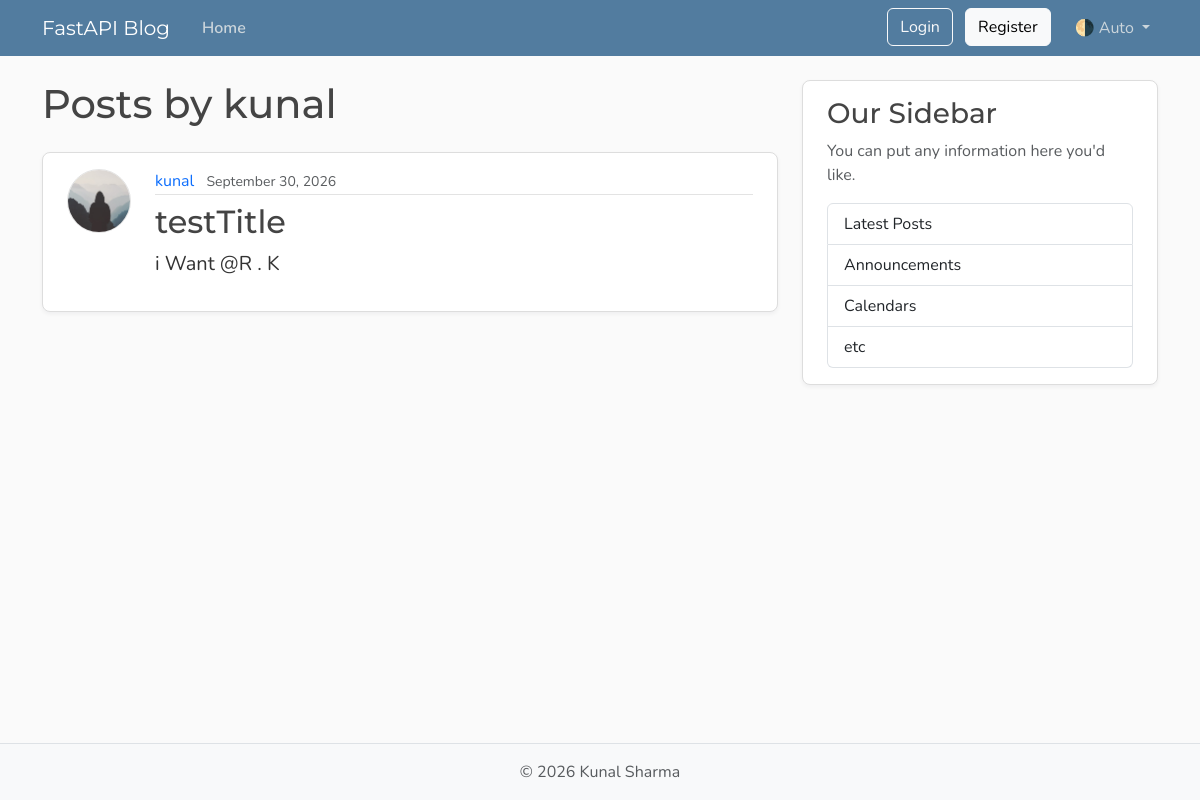
Before: /users/1/posts with the older database file.
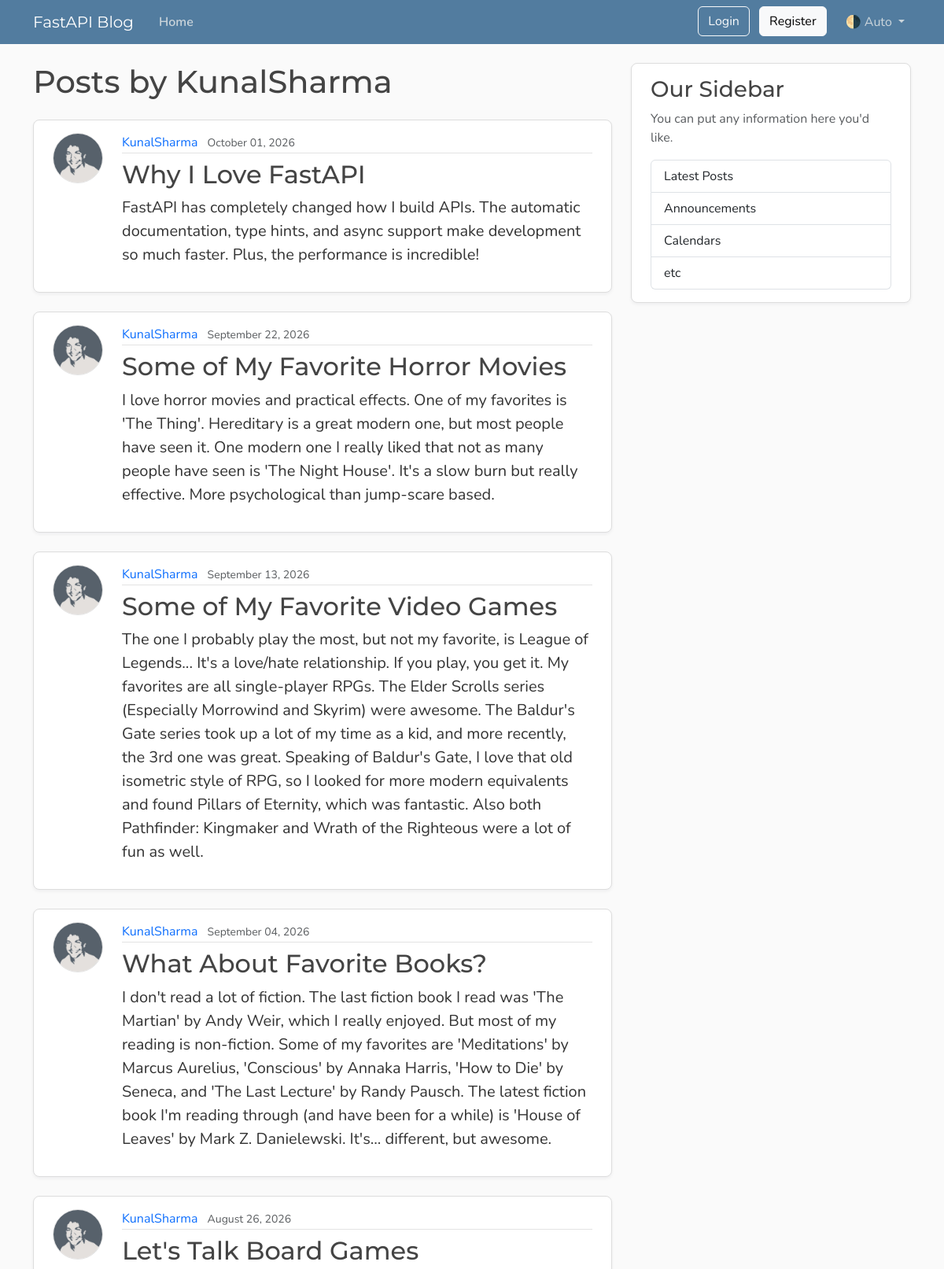
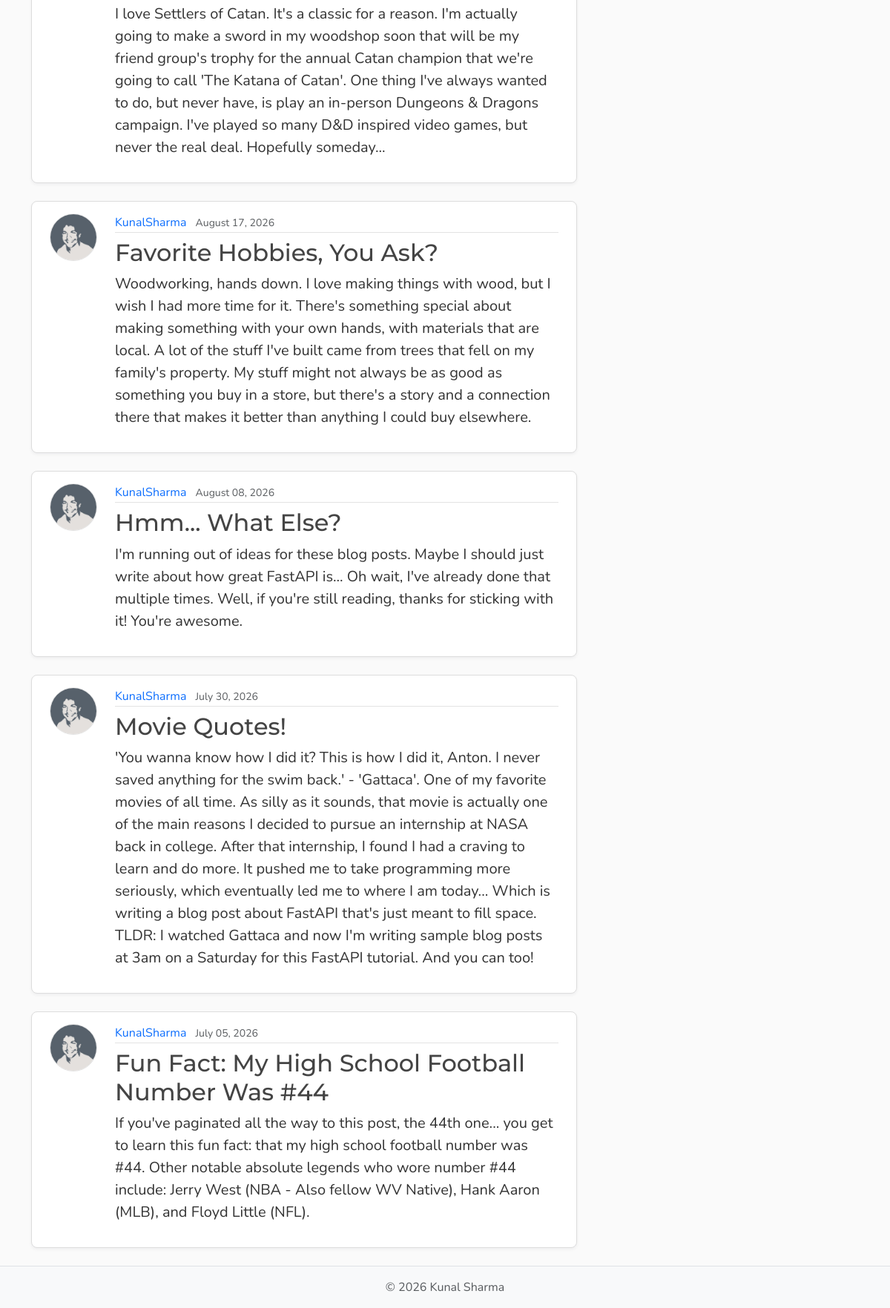
After: the same page with the newer database file (2 pictures, top to bottom).
### model.py (models this page shows, shortened)
class User(Base):
    __tablename__ = "users"
    id : Mapped[int] = mapped_column(Integer , primary_key=True , index=True)
    username : Mapped[str] = mapped_column(String(50) , unique=True ,nullable=False)
    email : Mapped[str] = mapped_column(String , unique=True , nullable=False)
    password_hash: Mapped[str] = mapped_column(String(200), nullable=False)
    image_file: Mapped[str | None]= mapped_column(
        String(200),
        nullable=True,
        default=None,
    )
    posts:Mapped[list[Post]] =  relationship(
                                back_populates="author",
                                cascade="all ,delete-orphan"
                                )

class Post(Base):
    __tablename__ = "posts"
    id: Mapped[int] = mapped_column(Integer, primary_key=True , index = True)
    title : Mapped[str] = mapped_column(String , nullable=False)
    content: Mapped[str] = mapped_column(TEXT , nullable=False)
    user_id: Mapped[int] = mapped_column(
        ForeignKey("users.id"),
        index=True,
        nullable=False )
    date_posted : Mapped[datetime] = mapped_column(
    DATETIME(timezone = True),
    default= lambda :datetime.now(UTC),
    )
    author : Mapped[User] = relationship(back_populates="posts")

### main.py (the view)
@app.get("/users/{user_id}/posts", name="user_posts")
async def user_post_page(request: Request, user_id: int, db: Annotated[AsyncSession, Depends(get_db)]):
    result = await db.execute(select(model.User).where(model.User.id == user_id))
    user = result.scalars().first()
    if not user:
        raise HTTPException(
            status_code=status.HTTP_404_NOT_FOUND,
            detail="User not found",
        )
    count_result = await db.execute(
        select(func.count())
        .select_from(model.Post)
        .where(model.Post.user_id == user_id)
    )
    total = count_result.scalar() or 0
    result = await db.execute(
        select(model.Post)
        .options(selectinload(model.Post.author))
        .where(model.Post.user_id == user_id)
        .order_by(model.Post.date_posted.desc())
        .limit(settings.posts_per_page)
    )
    posts = result.scalars().all()
    has_more = len(posts) < total
    return templates.TemplateResponse(
        request,
        "user_post.html",
        {
            "posts": posts,
            "user": user,
            "title": f"{user.username}'s posts",
            "limit": settings.posts_per_page,
            "has_more": has_more,
        },
    )

### templates/user_post.html (shortened to what this page needs)
{% extends "layout.html" %}
{% block content %}
    <h1 class="mb-4">Posts by {{ user.username }}</h1>
    <div id="postsContainer">
        {% for post in posts %}
            <article class="content-section py-3 px-4 mb-4">
                <div class="d-flex align-items-start gap-4">
                    <img class="rounded-circle article-img flex-shrink-0"
                         src="{{ post.author.image_path }}"
                         alt="{{ post.author.username }}'s profile picture"
                         width="64"
                         height="64"
                         loading="lazy">
                    <div class="flex-grow-1">
                        <div class="article-metadata mb-2">
                            <a class="me-2"
                               href="{{ url_for('user_posts', user_id=post.author.id) }}">{{ post.author.username }}</a>
                            <small class="text-body-secondary">{{ post.date_posted.strftime("%B %d, %Y") }}</small>
                        </div>
                        <h2>
                            <a class="article-title"
                               href="{{ url_for('post_page', post_id=post.id) }}">{{ post.title }}</a>
                        </h2>
                        <p class="article-content">{{ post.content }}</p>
                    </div>
                </div>
            </article>
        {% else %}
            <p class="text-body-secondary">No posts by this user yet.</p>
        {% endfor %}
    </div>
{% endblock content %}

### templates/layout.html (shortened to what this page needs)
<!DOCTYPE html>
<html lang="en">
    <head>
        <link href="https://cdn.jsdelivr.net/npm/bootstrap@5.3.8/dist/css/bootstrap.min.css"
              rel="stylesheet"
>
        <link rel="stylesheet"
              type="text/css"
              href="{{ url_for("static", path='css/main.css') }}">
    </head>
    <body class="d-flex flex-column min-vh-100">
        <header class="site-header">
            <nav class="navbar navbar-expand-md bg-steel fixed-top"
                 data-bs-theme="dark">
                <div class="container">
                    <a class="navbar-brand me-4" href="{{ url_for("home") }}">FastAPI Blog</a>
                    <div class="collapse navbar-collapse" id="navbarToggle">
                        <div class="navbar-nav me-auto">
                            <a class="nav-link active"
                               aria-current="page"
                               href="{{ url_for("home") }}">Home</a>
                        </div>
                        <div class="navbar-nav">
                            <div id="loggedOutNav">
                                <a class="btn btn-outline-light mb-2 mb-md-0 me-md-2"
                                   href="{{ url_for("login_page") }}">Login</a>
                                <a class="btn btn-light mb-2 mb-md-0 me-md-3"
                                   href="{{ url_for("register_page") }}">Register</a>
                            </div>
                            <div class="nav-item dropdown">
                                <a class="nav-link dropdown-toggle"
                                   href="#"
                                   role="button"
                                   id="bd-theme"
                                   data-bs-toggle="dropdown"
                                   aria-expanded="false">
                                    <span id="bd-theme-text">🌗 Auto</span>
                                </a>
                            </div>
                        </div>
                    </div>
                </div>
            </nav>
        </header>
        <main role="main" class="container">
            <div class="row">
                <div class="col-md-8">
                    {% block content %}
                    {% endblock content %}
                </div>
                <aside class="col-md-4">
                    <div class="content-section py-3 px-4 mb-4">
                        <h3>Our Sidebar</h3>
                        <p class="text-body-secondary">You can put any information here you'd like.</p>
                        <ul class="list-group">
                            <li class="list-group-item">Latest Posts</li>
                            <li class="list-group-item">Announcements</li>
                            <li class="list-group-item">Calendars</li>
                            <li class="list-group-item">etc</li>
                        </ul>
                    </div>
                </aside>
            </div>
        </main>
        <footer class="mt-auto py-3 bg-body-tertiary border-top">
            <div class="container text-center">
                <p class="text-body-secondary mb-0">
                    © <span id="year"></span> Kunal Sharma
                </p>
            </div>
        </footer>
    </body>
</html>

### static/css/main.css (style rules this page uses)
:root { --font-heading: "Montserrat", system-ui, -apple-system, BlinkMacSystemFont, sans-serif; --font-body: "Nunito", system-ui, -apple-system, BlinkMacSystemFont, sans-serif; --color-bg-body: #fafafa; --color-bg-content: #ffffff; --color-text-primary: #333333; --color-text-heading: #444444; --color-steel: #527c9f; --color-nav-link: #cbd5db; --color-nav-link-hover: #ffffff; --color-link-hover: #428bca; --color-border: #dddddd; --color-border-light: #e3e3e3; --spacing-xl: 5rem; --article-img-size: 4rem; --account-img-size: 7.813rem; }
body { font-family: var(--font-body); background: var(--color-bg-body); color: var(--color-text-primary); }
main { padding-top: var(--spacing-xl); }
h1, h2, h3, h4, h5, h6 { font-family: var(--font-heading); color: var(--color-text-heading); }
.navbar-brand { font-family: var(--font-heading); }
a { text-decoration: none; }
.bg-steel { background-color: var(--color-steel); }
.site-header .navbar-nav .nav-link { color: var(--color-nav-link); transition: color 0.2s ease-in-out; }
.site-header .navbar-nav .nav-link.active { font-weight: 600; }
.content-section { background: var(--color-bg-content); border: 1px solid var(--color-border); border-radius: 0.5rem; box-shadow: 0 2px 4px rgba(15, 23, 42, 0.05); transition: box-shadow 0.15s ease, transform 0.15s ease, border-color 0.15s ease; }
.article-title { color: var(--color-text-heading); transition: color 0.2s ease-in-out; }
.article-content { white-space: pre-line; font-size: 1.25rem; }
.article-img { height: var(--article-img-size); width: var(--article-img-size); flex-shrink: 0; object-fit: cover; border: 1px solid var(--color-border-light); box-shadow: 0 0 0 2px var(--color-bg-content); }
.article-metadata { padding-bottom: 0.063rem; border-bottom: 1px solid var(--color-border-light); }
.article-metadata a { transition: color 0.2s ease-in-out; }
[data-bs-theme="dark"] { --color-bg-body: #1a1a1a; --color-bg-content: #2d2d2d; --color-text-primary: #e0e0e0; --color-text-heading: #f0f0f0; --color-border: #404040; --color-border-light: #4a4a4a; }

Changed rows visible on the page:
removed Post: author.username "kunal", date_posted "September 30, 2026", title "testTitle", content "i Want @R . K"
changed User: username "kunal" → "KunalSharma"
added Post: author.image_path (picture), author.username "KunalSharma", date_posted "October 01, 2026", title "Why I Love FastAPI", content "FastAPI has completely changed how I build APIs. The automatic documentation, type hints, and async support make development so much faster. Plus, the performance is incredible!"
added Post: author.image_path (picture), author.username "KunalSharma", date_posted "September 22, 2026", title "Some of My Favorite Horror Movies", content "I love horror movies and practical effects. One of my favorites is 'The Thing'. Hereditary is a great modern one, but most people have seen it. One modern one I really liked that not as many people have seen is 'The Night House'. It's a slow burn but really effective. More psychological than jump-scare based."
added Post: author.image_path (picture), author.username "KunalSharma", date_posted "September 13, 2026", title "Some of My Favorite Video Games", content "The one I probably play the most, but not my favorite, is League of Legends... It's a love/hate relationship. If you play, you get it. My favorites are all single-player RPGs. The Elder Scrolls series (Especially Morrowind and Skyrim) were awesome. The Baldur's Gate series took up a lot of my time as a kid, and more recently, the 3rd one was great. Speaking of Baldur's Gate, I love that old isometric style of RPG, so I looked for more modern equivalents and found Pillars of Eternity, which was fantastic. Also both Pathfinder: Kingmaker and Wrath of the Righteous were a lot of fun as well."
added Post: author.image_path (picture), author.username "KunalSharma", date_posted "September 04, 2026", title "What About Favorite Books?", content "I don't read a lot of fiction. The last fiction book I read was 'The Martian' by Andy Weir, which I really enjoyed. But most of my reading is non-fiction. Some of my favorites are 'Meditations' by Marcus Aurelius, 'Conscious' by Annaka Harris, 'How to Die' by Seneca, and 'The Last Lecture' by Randy Pausch. The latest fiction book I'm reading through (and have been for a while) is 'House of Leaves' by Mark Z. Danielewski. It's... different, but awesome."
added Post: author.image_path (picture), author.username "KunalSharma", date_posted "August 26, 2026", title "Let's Talk Board Games", content "I love Settlers of Catan. It's a classic for a reason. I'm actually going to make a sword in my woodshop soon that will be my friend group's trophy for the annual Catan champion that we're going to call 'The Katana of Catan'. One thing I've always wanted to do, but never have, is play an in-person Dungeons & Dragons campaign. I've played so many D&D inspired video games, but never the real deal. Hopefully someday..."
added Post: author.image_path (picture), author.username "KunalSharma", date_posted "August 17, 2026", title "Favorite Hobbies, You Ask?", content "Woodworking, hands down. I love making things with wood, but I wish I had more time for it. There's something special about making something with your own hands, with materials that are local. A lot of the stuff I've built came from trees that fell on my family's property. My stuff might not always be as good as something you buy in a store, but there's a story and a connection there that makes it better than anything I could buy elsewhere."
added Post: author.image_path (picture), author.username "KunalSharma", date_posted "August 08, 2026", title "Hmm... What Else?", content "I'm running out of ideas for these blog posts. Maybe I should just write about how great FastAPI is... Oh wait, I've already done that multiple times. Well, if you're still reading, thanks for sticking with it! You're awesome."
added Post: author.image_path (picture), author.username "KunalSharma", date_posted "July 30, 2026", title "Movie Quotes!", content "'You wanna know how I did it? This is how I did it, Anton. I never saved anything for the swim back.' - 'Gattaca'. One of my favorite movies of all time. As silly as it sounds, that movie is actually one of the main reasons I decided to pursue an internship at NASA back in college. After that internship, I found I had a craving to learn and do more. It pushed me to take programming more seriously, which eventually led me to where I am today... Which is writing a blog post about FastAPI that's just meant to fill space. TLDR: I watched Gattaca and now I'm writing sample blog posts at 3am on a Saturday for this FastAPI tutorial. And you can too!"
added Post: author.image_path (picture), author.username "KunalSharma", date_posted "July 05, 2026", title "Fun Fact: My High School Football Number Was #44", content "If you've paginated all the way to this post, the 44th one... you get to learn this fun fact: that my high school football number was #44. Other notable absolute legends who wore number #44 include: Jerry West (NBA - Also fellow WV Native), Hank Aaron (MLB), and Floyd Little (NFL)."
